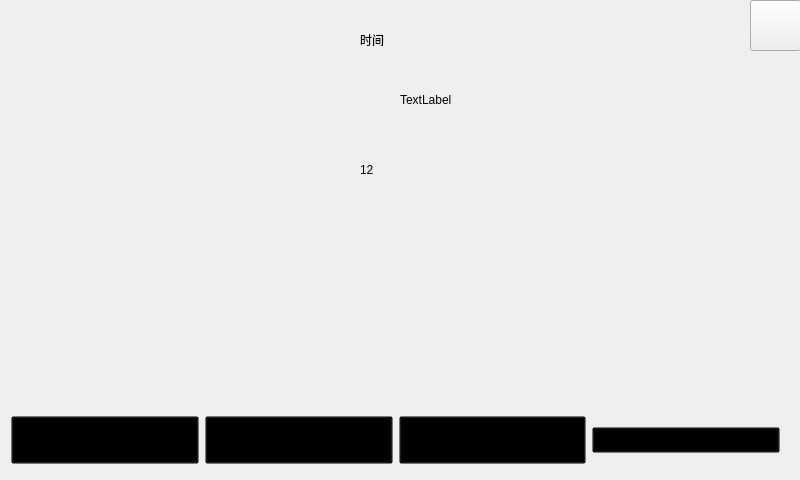
<?xml version="1.0" encoding="UTF-8"?>
<ui version="4.0">
 <class>MainWindow</class>
 <widget class="QMainWindow" name="MainWindow">
  <property name="geometry">
   <rect>
    <x>0</x>
    <y>0</y>
    <width>800</width>
    <height>480</height>
   </rect>
  </property>
  <property name="minimumSize">
   <size>
    <width>800</width>
    <height>480</height>
   </size>
  </property>
  <property name="maximumSize">
   <size>
    <width>800</width>
    <height>480</height>
   </size>
  </property>
  <property name="windowTitle">
   <string>MainWindow</string>
  </property>
  <property name="styleSheet">
   <string notr="true">background-image: url(:/myimage/pic/back.jpg);</string>
  </property>
  <widget class="QWidget" name="centralWidget">
   <widget class="QLabel" name="label">
    <property name="geometry">
     <rect>
      <x>360</x>
      <y>0</y>
      <width>351</width>
      <height>81</height>
     </rect>
    </property>
    <property name="styleSheet">
     <string notr="true">background:transparent;
font: 75 26pt &quot;Agency FB&quot;;</string>
    </property>
    <property name="text">
     <string>时间</string>
    </property>
    <property name="wordWrap">
     <bool>true</bool>
    </property>
    <property name="openExternalLinks">
     <bool>false</bool>
    </property>
    <property name="textInteractionFlags">
     <set>Qt::LinksAccessibleByKeyboard|Qt::TextSelectableByMouse</set>
    </property>
   </widget>
   <widget class="QPushButton" name="pushButton_2">
    <property name="geometry">
     <rect>
      <x>750</x>
      <y>0</y>
      <width>51</width>
      <height>51</height>
     </rect>
    </property>
    <property name="styleSheet">
     <string notr="true">background-image: url(:/myimage/actions/gtk-cancel.png);</string>
    </property>
    <property name="text">
     <string/>
    </property>
   </widget>
   <widget class="QLabel" name="label1">
    <property name="geometry">
     <rect>
      <x>400</x>
      <y>70</y>
      <width>241</width>
      <height>61</height>
     </rect>
    </property>
    <property name="styleSheet">
     <string notr="true">background:transparent;
font: 75 24pt &quot;Agency FB&quot;;</string>
    </property>
    <property name="text">
     <string>TextLabel</string>
    </property>
    <property name="wordWrap">
     <bool>true</bool>
    </property>
    <property name="textInteractionFlags">
     <set>Qt::LinksAccessibleByKeyboard|Qt::TextSelectableByMouse</set>
    </property>
   </widget>
   <widget class="QLabel" name="label2">
    <property name="geometry">
     <rect>
      <x>360</x>
      <y>130</y>
      <width>341</width>
      <height>81</height>
     </rect>
    </property>
    <property name="styleSheet">
     <string notr="true">font: 75 26pt &quot;Agency FB&quot;;background:transparent；</string>
    </property>
    <property name="text">
     <string>12</string>
    </property>
    <property name="textInteractionFlags">
     <set>Qt::LinksAccessibleByKeyboard|Qt::TextSelectableByMouse</set>
    </property>
   </widget>
   <widget class="QWidget" name="gridLayoutWidget">
    <property name="geometry">
     <rect>
      <x>0</x>
      <y>400</y>
      <width>791</width>
      <height>81</height>
     </rect>
    </property>
    <layout class="QGridLayout" name="gridLayout">
     <item row="0" column="2">
      <widget class="QPushButton" name="audio">
       <property name="minimumSize">
        <size>
         <width>0</width>
         <height>0</height>
        </size>
       </property>
       <property name="font">
        <font>
         <family>Ubuntu</family>
         <pointsize>20</pointsize>
         <weight>10</weight>
         <italic>false</italic>
         <bold>false</bold>
        </font>
       </property>
       <property name="styleSheet">
        <string notr="true">font: 80 20pt &quot;Ubuntu&quot;;
border-color: rgb(85, 0, 0);
background:transparent</string>
       </property>
       <property name="text">
        <string>音频播放</string>
       </property>
       <property name="iconSize">
        <size>
         <width>20</width>
         <height>20</height>
        </size>
       </property>
       <property name="autoRepeatInterval">
        <number>100</number>
       </property>
       <property name="autoDefault">
        <bool>false</bool>
       </property>
       <property name="default">
        <bool>false</bool>
       </property>
       <property name="flat">
        <bool>false</bool>
       </property>
      </widget>
     </item>
     <item row="0" column="1">
      <widget class="QPushButton" name="video">
       <property name="minimumSize">
        <size>
         <width>0</width>
         <height>0</height>
        </size>
       </property>
       <property name="sizeIncrement">
        <size>
         <width>0</width>
         <height>0</height>
        </size>
       </property>
       <property name="font">
        <font>
         <family>Ubuntu</family>
         <pointsize>20</pointsize>
         <weight>10</weight>
         <italic>false</italic>
         <bold>false</bold>
        </font>
       </property>
       <property name="styleSheet">
        <string notr="true">font: 80 20pt &quot;Ubuntu&quot;;
border-color: rgb(0, 85, 0);
background:transparent</string>
       </property>
       <property name="text">
        <string>视频播放</string>
       </property>
      </widget>
     </item>
     <item row="0" column="0">
      <widget class="QPushButton" name="weather">
       <property name="minimumSize">
        <size>
         <width>0</width>
         <height>0</height>
        </size>
       </property>
       <property name="font">
        <font>
         <family>Ubuntu</family>
         <pointsize>20</pointsize>
         <weight>10</weight>
         <italic>false</italic>
         <bold>false</bold>
        </font>
       </property>
       <property name="styleSheet">
        <string notr="true">font: 80 20pt &quot;Ubuntu&quot;;
background:transparent</string>
       </property>
       <property name="text">
        <string>天气查询</string>
       </property>
       <property name="iconSize">
        <size>
         <width>20</width>
         <height>20</height>
        </size>
       </property>
      </widget>
     </item>
     <item row="0" column="3">
      <widget class="QPushButton" name="pushButton">
       <property name="styleSheet">
        <string notr="true">font: 80 20pt &quot;Ubuntu&quot;;
background:transparent</string>
       </property>
       <property name="text">
        <string>计时器</string>
       </property>
      </widget>
     </item>
    </layout>
   </widget>
  </widget>
 </widget>
 <layoutdefault spacing="6" margin="11"/>
 <resources/>
 <connections/>
</ui>
